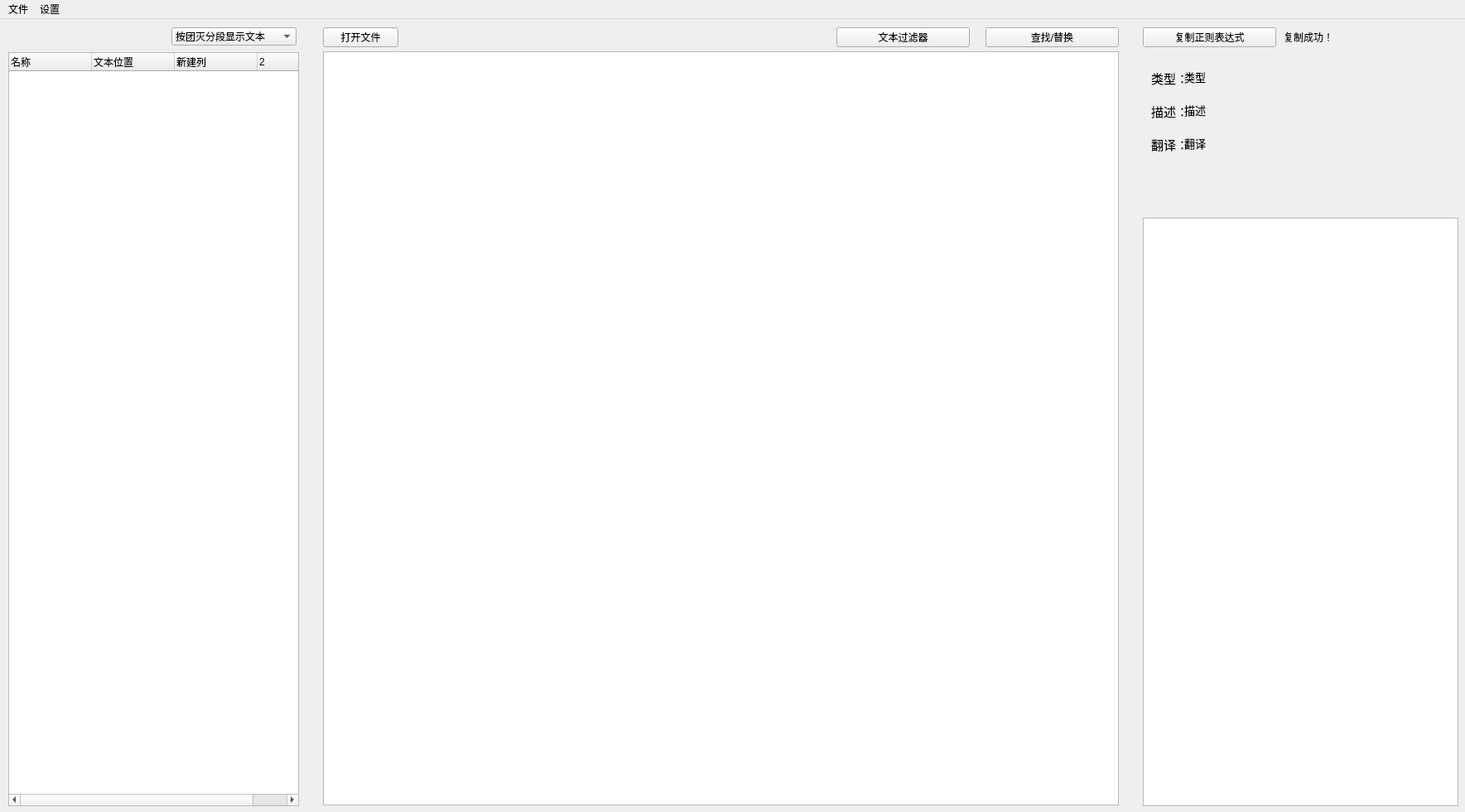
<?xml version="1.0" encoding="UTF-8"?>
<ui version="4.0">
 <class>MainWindow</class>
 <widget class="QMainWindow" name="MainWindow">
  <property name="geometry">
   <rect>
    <x>0</x>
    <y>0</y>
    <width>1769</width>
    <height>981</height>
   </rect>
  </property>
  <property name="windowTitle">
   <string>FFXIVlogTool</string>
  </property>
  <widget class="QWidget" name="centralwidget">
   <widget class="QPlainTextEdit" name="plainTextEdit">
    <property name="geometry">
     <rect>
      <x>390</x>
      <y>39</y>
      <width>961</width>
      <height>911</height>
     </rect>
    </property>
    <property name="font">
     <font>
      <pointsize>10</pointsize>
     </font>
    </property>
    <property name="lineWrapMode">
     <enum>QPlainTextEdit::NoWrap</enum>
    </property>
   </widget>
   <widget class="QPushButton" name="pushButton_2">
    <property name="geometry">
     <rect>
      <x>1380</x>
      <y>10</y>
      <width>161</width>
      <height>24</height>
     </rect>
    </property>
    <property name="text">
     <string>复制正则表达式</string>
    </property>
   </widget>
   <widget class="QLabel" name="label_5">
    <property name="geometry">
     <rect>
      <x>1430</x>
      <y>140</y>
      <width>311</width>
      <height>91</height>
     </rect>
    </property>
    <property name="font">
     <font>
      <pointsize>10</pointsize>
      <stylestrategy>PreferAntialias</stylestrategy>
     </font>
    </property>
    <property name="text">
     <string>翻译</string>
    </property>
    <property name="alignment">
     <set>Qt::AlignLeading|Qt::AlignLeft|Qt::AlignTop</set>
    </property>
    <property name="wordWrap">
     <bool>true</bool>
    </property>
    <property name="textInteractionFlags">
     <set>Qt::TextBrowserInteraction</set>
    </property>
   </widget>
   <widget class="QLabel" name="label_6">
    <property name="geometry">
     <rect>
      <x>1430</x>
      <y>100</y>
      <width>311</width>
      <height>33</height>
     </rect>
    </property>
    <property name="font">
     <font>
      <pointsize>10</pointsize>
      <stylestrategy>PreferAntialias</stylestrategy>
     </font>
    </property>
    <property name="text">
     <string>描述</string>
    </property>
    <property name="alignment">
     <set>Qt::AlignLeading|Qt::AlignLeft|Qt::AlignTop</set>
    </property>
    <property name="wordWrap">
     <bool>true</bool>
    </property>
    <property name="textInteractionFlags">
     <set>Qt::TextBrowserInteraction</set>
    </property>
   </widget>
   <widget class="QLabel" name="label_7">
    <property name="geometry">
     <rect>
      <x>1430</x>
      <y>60</y>
      <width>361</width>
      <height>31</height>
     </rect>
    </property>
    <property name="font">
     <font>
      <pointsize>10</pointsize>
      <stylestrategy>PreferAntialias</stylestrategy>
     </font>
    </property>
    <property name="text">
     <string>类型</string>
    </property>
    <property name="alignment">
     <set>Qt::AlignLeading|Qt::AlignLeft|Qt::AlignTop</set>
    </property>
    <property name="wordWrap">
     <bool>true</bool>
    </property>
    <property name="textInteractionFlags">
     <set>Qt::TextBrowserInteraction</set>
    </property>
   </widget>
   <widget class="QLabel" name="label_8">
    <property name="geometry">
     <rect>
      <x>1390</x>
      <y>140</y>
      <width>51</width>
      <height>31</height>
     </rect>
    </property>
    <property name="font">
     <font>
      <pointsize>11</pointsize>
      <stylestrategy>PreferAntialias</stylestrategy>
     </font>
    </property>
    <property name="text">
     <string>翻译：</string>
    </property>
    <property name="alignment">
     <set>Qt::AlignLeading|Qt::AlignLeft|Qt::AlignTop</set>
    </property>
    <property name="wordWrap">
     <bool>true</bool>
    </property>
    <property name="textInteractionFlags">
     <set>Qt::NoTextInteraction</set>
    </property>
   </widget>
   <widget class="QLabel" name="label_9">
    <property name="geometry">
     <rect>
      <x>1390</x>
      <y>100</y>
      <width>51</width>
      <height>31</height>
     </rect>
    </property>
    <property name="font">
     <font>
      <pointsize>11</pointsize>
      <stylestrategy>PreferAntialias</stylestrategy>
     </font>
    </property>
    <property name="text">
     <string>描述：</string>
    </property>
    <property name="alignment">
     <set>Qt::AlignLeading|Qt::AlignLeft|Qt::AlignTop</set>
    </property>
    <property name="wordWrap">
     <bool>true</bool>
    </property>
    <property name="textInteractionFlags">
     <set>Qt::NoTextInteraction</set>
    </property>
   </widget>
   <widget class="QLabel" name="label_10">
    <property name="geometry">
     <rect>
      <x>1390</x>
      <y>60</y>
      <width>51</width>
      <height>31</height>
     </rect>
    </property>
    <property name="font">
     <font>
      <pointsize>11</pointsize>
      <stylestrategy>PreferAntialias</stylestrategy>
     </font>
    </property>
    <property name="text">
     <string>类型：</string>
    </property>
    <property name="alignment">
     <set>Qt::AlignLeading|Qt::AlignLeft|Qt::AlignTop</set>
    </property>
    <property name="wordWrap">
     <bool>true</bool>
    </property>
    <property name="textInteractionFlags">
     <set>Qt::NoTextInteraction</set>
    </property>
   </widget>
   <widget class="QTextEdit" name="textEdit">
    <property name="geometry">
     <rect>
      <x>1380</x>
      <y>240</y>
      <width>381</width>
      <height>711</height>
     </rect>
    </property>
    <property name="font">
     <font>
      <pointsize>12</pointsize>
      <bold>false</bold>
      <stylestrategy>PreferAntialias</stylestrategy>
      <kerning>false</kerning>
     </font>
    </property>
   </widget>
   <widget class="QPushButton" name="pushButton">
    <property name="geometry">
     <rect>
      <x>1010</x>
      <y>10</y>
      <width>161</width>
      <height>24</height>
     </rect>
    </property>
    <property name="text">
     <string>文本过滤器</string>
    </property>
   </widget>
   <widget class="QPushButton" name="pushButton_4">
    <property name="geometry">
     <rect>
      <x>1190</x>
      <y>10</y>
      <width>161</width>
      <height>24</height>
     </rect>
    </property>
    <property name="text">
     <string>查找/替换</string>
    </property>
   </widget>
   <widget class="QLabel" name="label">
    <property name="geometry">
     <rect>
      <x>490</x>
      <y>13</y>
      <width>411</width>
      <height>16</height>
     </rect>
    </property>
    <property name="text">
     <string/>
    </property>
   </widget>
   <widget class="QLabel" name="label_2">
    <property name="enabled">
     <bool>true</bool>
    </property>
    <property name="geometry">
     <rect>
      <x>1550</x>
      <y>14</y>
      <width>71</width>
      <height>16</height>
     </rect>
    </property>
    <property name="text">
     <string>复制成功！</string>
    </property>
   </widget>
   <widget class="QPushButton" name="pushButton_3">
    <property name="geometry">
     <rect>
      <x>390</x>
      <y>10</y>
      <width>91</width>
      <height>24</height>
     </rect>
    </property>
    <property name="text">
     <string>打开文件</string>
    </property>
   </widget>
   <widget class="QTreeWidget" name="treeWidget">
    <property name="geometry">
     <rect>
      <x>10</x>
      <y>40</y>
      <width>351</width>
      <height>911</height>
     </rect>
    </property>
    <property name="whatsThis">
     <string>双击日志行定位</string>
    </property>
    <property name="editTriggers">
     <set>QAbstractItemView::NoEditTriggers</set>
    </property>
    <column>
     <property name="text">
      <string>名称</string>
     </property>
    </column>
    <column>
     <property name="text">
      <string>文本位置</string>
     </property>
    </column>
    <column>
     <property name="text">
      <string>新建列</string>
     </property>
    </column>
    <column>
     <property name="text">
      <string>2</string>
     </property>
    </column>
   </widget>
   <widget class="QComboBox" name="comboBox">
    <property name="geometry">
     <rect>
      <x>207</x>
      <y>10</y>
      <width>151</width>
      <height>22</height>
     </rect>
    </property>
    <item>
     <property name="text">
      <string>按团灭分段显示文本</string>
     </property>
    </item>
    <item>
     <property name="text">
      <string>显示完整log文本</string>
     </property>
    </item>
   </widget>
  </widget>
  <widget class="QMenuBar" name="menubar">
   <property name="geometry">
    <rect>
     <x>0</x>
     <y>0</y>
     <width>1769</width>
     <height>22</height>
    </rect>
   </property>
   <widget class="QMenu" name="menu">
    <property name="title">
     <string>文件</string>
    </property>
    <addaction name="action1"/>
   </widget>
   <widget class="QMenu" name="menu_2">
    <property name="title">
     <string>设置</string>
    </property>
    <addaction name="action2"/>
    <addaction name="separator"/>
    <addaction name="action3"/>
   </widget>
   <addaction name="menu"/>
   <addaction name="menu_2"/>
  </widget>
  <action name="action1">
   <property name="text">
    <string>打开</string>
   </property>
   <property name="iconText">
    <string>打开</string>
   </property>
  </action>
  <action name="action2">
   <property name="text">
    <string>字体</string>
   </property>
  </action>
  <action name="action3">
   <property name="text">
    <string>正则管理器</string>
   </property>
  </action>
 </widget>
 <resources/>
 <connections/>
</ui>
